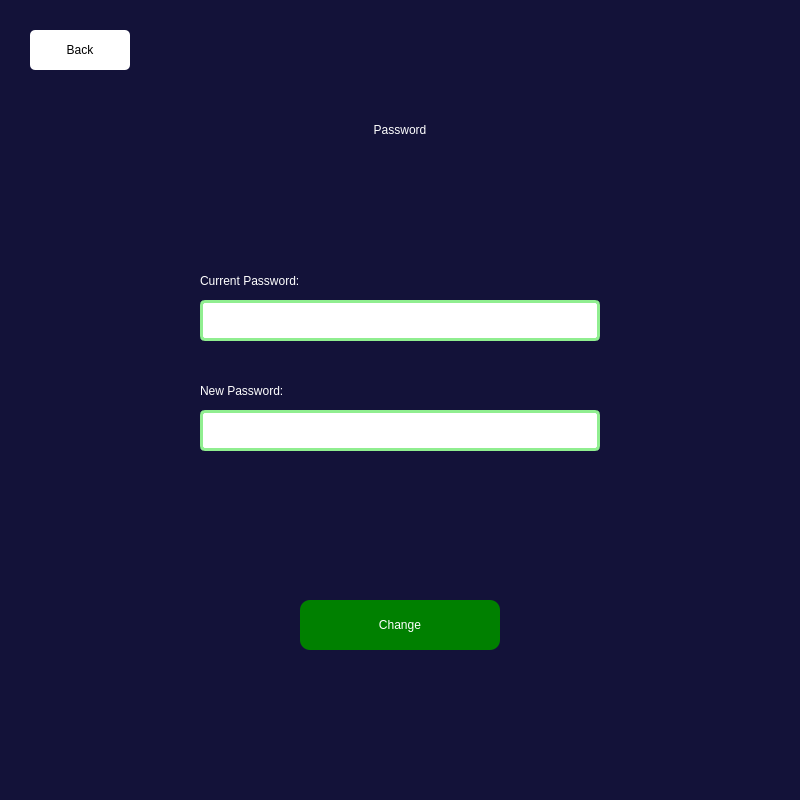
<?xml version="1.0" encoding="UTF-8"?>
<ui version="4.0">
 <class>Dialog</class>
 <widget class="QDialog" name="Dialog">
  <property name="geometry">
   <rect>
    <x>0</x>
    <y>0</y>
    <width>800</width>
    <height>800</height>
   </rect>
  </property>
  <property name="windowTitle">
   <string>Dialog</string>
  </property>
  <property name="styleSheet">
   <string notr="true">background-color:#131239;</string>
  </property>
  <widget class="QLabel" name="label">
   <property name="geometry">
    <rect>
     <x>230</x>
     <y>90</y>
     <width>340</width>
     <height>80</height>
    </rect>
   </property>
   <property name="styleSheet">
    <string notr="true">font: 36pt &quot;Copperplate Gothic Light&quot;;
color:white;

</string>
   </property>
   <property name="text">
    <string>Password</string>
   </property>
   <property name="alignment">
    <set>Qt::AlignCenter</set>
   </property>
  </widget>
  <widget class="QPushButton" name="f_back">
   <property name="geometry">
    <rect>
     <x>30</x>
     <y>30</y>
     <width>100</width>
     <height>40</height>
    </rect>
   </property>
   <property name="styleSheet">
    <string notr="true">font: 75 italic 14pt &quot;Georgia&quot;;
background:white;
border-radius:5px;
color:black;</string>
   </property>
   <property name="text">
    <string>Back</string>
   </property>
   <property name="icon">
    <iconset>
     <normaloff>../Images and icon/Back.png</normaloff>../Images and icon/Back.png</iconset>
   </property>
   <property name="iconSize">
    <size>
     <width>20</width>
     <height>20</height>
    </size>
   </property>
   <property name="default">
    <bool>false</bool>
   </property>
  </widget>
  <widget class="QLabel" name="label_4">
   <property name="geometry">
    <rect>
     <x>200</x>
     <y>260</y>
     <width>211</width>
     <height>41</height>
    </rect>
   </property>
   <property name="styleSheet">
    <string notr="true">font: 15pt &quot;Georgia&quot;;
color:white;</string>
   </property>
   <property name="text">
    <string>Current Password:</string>
   </property>
   <property name="alignment">
    <set>Qt::AlignLeading|Qt::AlignLeft|Qt::AlignVCenter</set>
   </property>
  </widget>
  <widget class="QLabel" name="label_5">
   <property name="geometry">
    <rect>
     <x>200</x>
     <y>370</y>
     <width>211</width>
     <height>41</height>
    </rect>
   </property>
   <property name="styleSheet">
    <string notr="true">font: 15pt &quot;Georgia&quot;;
color:white;</string>
   </property>
   <property name="text">
    <string>New Password:</string>
   </property>
   <property name="alignment">
    <set>Qt::AlignLeading|Qt::AlignLeft|Qt::AlignVCenter</set>
   </property>
  </widget>
  <widget class="QPushButton" name="f_passchange">
   <property name="geometry">
    <rect>
     <x>300</x>
     <y>600</y>
     <width>200</width>
     <height>50</height>
    </rect>
   </property>
   <property name="styleSheet">
    <string notr="true">font: 16pt &quot;Arial Rounded MT Bold&quot;;
padding:0px 10px 0px 10px;
background-color:green;
color:white;
border-radius:10px;</string>
   </property>
   <property name="text">
    <string>Change</string>
   </property>
  </widget>
  <widget class="QLineEdit" name="f_cu_password">
   <property name="geometry">
    <rect>
     <x>200</x>
     <y>300</y>
     <width>400</width>
     <height>41</height>
    </rect>
   </property>
   <property name="font">
    <font>
     <pointsize>11</pointsize>
    </font>
   </property>
   <property name="styleSheet">
    <string notr="true">padding:0px 10px 0px 10px;
border-radius:5px;
border:3px solid lightgreen;
background-color:white;</string>
   </property>
   <property name="placeholderText">
    <string/>
   </property>
  </widget>
  <widget class="QLineEdit" name="f_new_password">
   <property name="geometry">
    <rect>
     <x>200</x>
     <y>410</y>
     <width>400</width>
     <height>41</height>
    </rect>
   </property>
   <property name="font">
    <font>
     <pointsize>11</pointsize>
    </font>
   </property>
   <property name="styleSheet">
    <string notr="true">padding:0px 10px 0px 10px;
border-radius:5px;
border:3px solid lightgreen;
background-color:white;</string>
   </property>
   <property name="placeholderText">
    <string/>
   </property>
  </widget>
  <widget class="QLabel" name="f_response">
   <property name="geometry">
    <rect>
     <x>150</x>
     <y>460</y>
     <width>500</width>
     <height>30</height>
    </rect>
   </property>
   <property name="styleSheet">
    <string notr="true">font: 11pt &quot;Meiryo UI&quot;;
color:red;</string>
   </property>
   <property name="text">
    <string/>
   </property>
   <property name="alignment">
    <set>Qt::AlignCenter</set>
   </property>
  </widget>
  <widget class="QLabel" name="f_response1">
   <property name="geometry">
    <rect>
     <x>150</x>
     <y>350</y>
     <width>500</width>
     <height>30</height>
    </rect>
   </property>
   <property name="styleSheet">
    <string notr="true">font: 11pt &quot;Meiryo UI&quot;;
color:red;</string>
   </property>
   <property name="text">
    <string/>
   </property>
   <property name="alignment">
    <set>Qt::AlignCenter</set>
   </property>
  </widget>
 </widget>
 <resources/>
 <connections/>
</ui>
